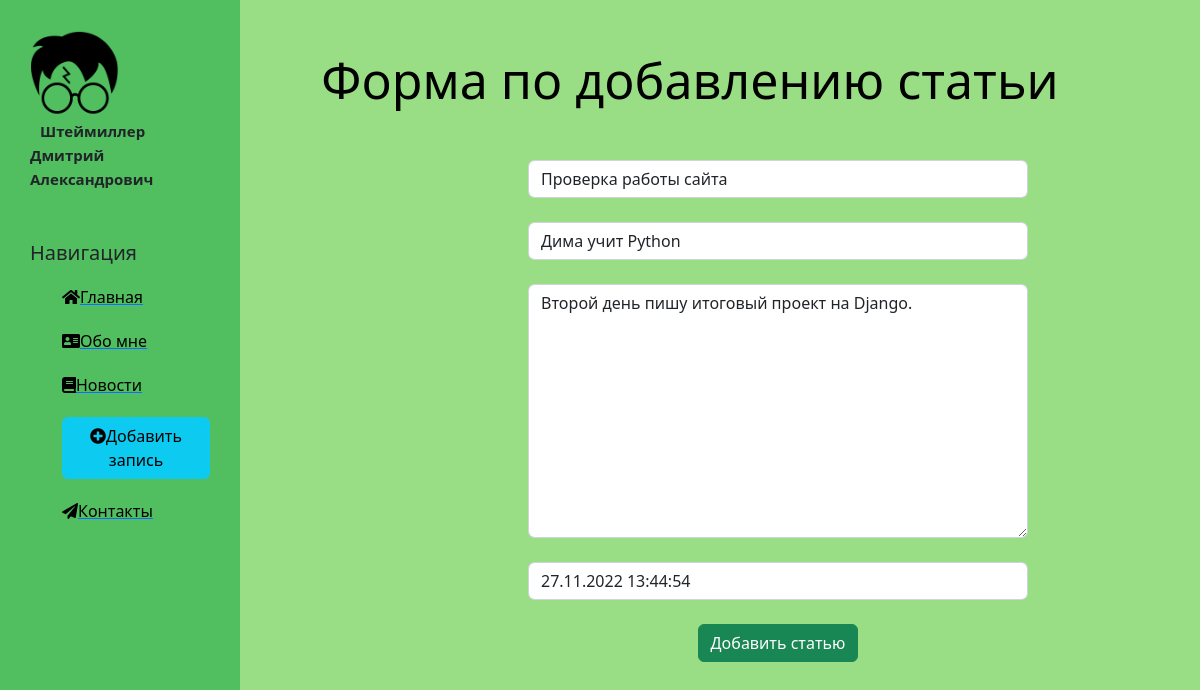
/news/1/update, run on the app's committed database.
### news/models.py (models this page shows, shortened)
class Articles(models.Model):
    title = models.CharField('Заголовок',max_length=50)
    anons = models.CharField('Анонс',max_length=250)
    full_text = models.TextField('Статья')
    date = models.DateTimeField("Дата публикации")
    class Meta:
        verbose_name = 'Новость'
        verbose_name_plural = 'Новости'

### news/views.py (the view)
# urls.py: path('<int:pk>/update', views.NewsUpdateView.as_view(), name="news-update"),
class NewsUpdateView(UpdateView):
    model = Articles
    template_name = 'news/create.html'
    form_class = ArticlesForm

### news/forms.py
class ArticlesForm(ModelForm):
    class Meta:
        model = Articles
        fields = ['title', 'anons', 'full_text','date']
        widgets = {
            'title': TextInput(attrs={
                'class': 'form-control',
                'placeholder': 'Название статьи'
            }),
            'anons': TextInput(attrs={
                'class': 'form-control',
                'placeholder': 'Анонс статьи'
            }),
            'date': DateTimeInput(attrs={
                'class': 'form-control',
                'placeholder': 'Дата публикации'
            }),
            'full_text': Textarea(attrs={
                'class': 'form-control',
                'placeholder': 'Текст статьи'
            }),
        }

### news/templates/news/create.html (shortened to what this page needs)
{% extends "main/layout.html" %}
{% block content %}
<div class="features">
    <h1>Форма по добавлению статьи</h1>
    <form method="post">
        {{form.title}}<br>
        {{form.anons}}<br>
        {{form.full_text}}<br>
        {{form.date}}<br>
        <button class="btn btn-success" type="submit">Добавить статью</button>
    </form>
</div>
{% endblock %}

### main/static/main/css/main.css (style rules this page uses)
body { background: #99dd84; }
main .features { float: left; color: black; margin-top: 50px; text-align: center; width: 75%; }
main .features h1 { font-size: 50px; }
form { margin-left: 32%; width: 500px; margin-top: 50px; }

### data on the page
Articles: title "Проверка работы сайта", anons "Дима учит Python", full_text "Второй день пишу итоговый проект на Django.", date "27.11.2022 13:44:54"
